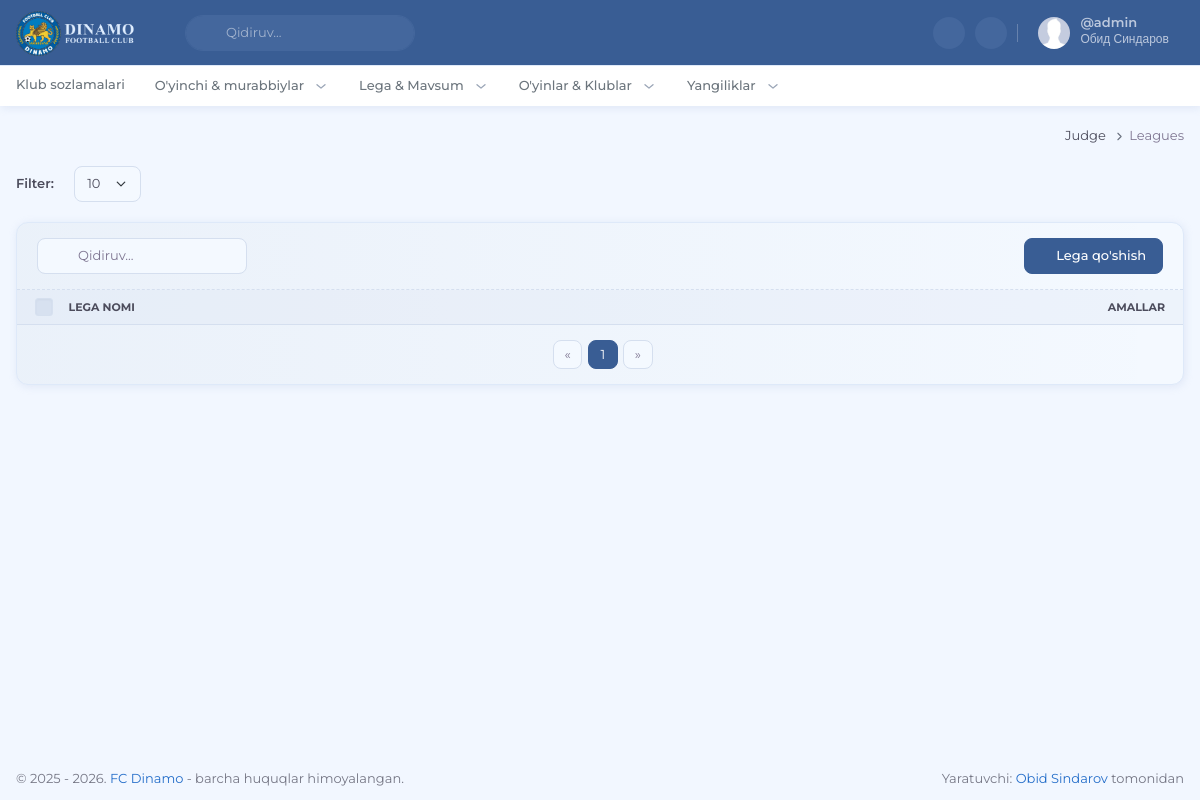
The app's page /judge/leagues (signed in) with its own data.
### apps/users/models.py (models this page shows, shortened)
class CustomUser(AbstractUser):
    pass

### apps/judge/views.py (the view, shortened to what this page needs)
# urls.py: path('leagues', views.judge_leagues, name='judge_leagues'),
@login_required
def judge_leagues(request):
    if not request.user.is_superuser:
        raise PermissionDenied
    per_page = request.GET.get('per_page', 10)
    leagues_list = League.objects.all().order_by('-id')
    leagues_list, pagination_range = paginate_queryset(leagues_list, request, per_page=per_page)
    paths = [
        {'title': 'judge', 'url': 'judge', 'args': []},
        {'title': 'leagues', 'url': 'judge_leagues', 'args': []},
    ]
    context = {
        'per_page': str(per_page),
        'pagination_range': pagination_range,
        "leagues_list": leagues_list,
        'paths': paths,
        'page_title': 'Legalarni sozlash'
    }
    context.update(get_base_context(request))
    return render(request, 'judge/seasons/leagues.html', context)

### apps/core/utils.py (called while the page is built)
def get_base_context(request):
    return {
        'current_year': datetime.now().year,
        'categorys': TeamType.objects.all().order_by('order')
    }

def get_pagination_range(current_page, total_pages, delta=1):
    range_with_dots = []
    left = current_page - delta
    right = current_page + delta + 1
    range_with_dots.append(1)
    if left > 2:
        range_with_dots.append('...')
    for i in range(max(left, 2), min(right, total_pages)):
        range_with_dots.append(i)
    if right < total_pages:
        range_with_dots.append('...')
    if total_pages > 1:
        range_with_dots.append(total_pages)
    return range_with_dots

def paginate_queryset(queryset, request, per_page=5):
    paginator = Paginator(queryset, per_page)
    page_number = request.GET.get('page')
    page_obj = paginator.get_page(page_number)
    pagination_range = get_pagination_range(page_obj.number, paginator.num_pages)
    return page_obj, pagination_range

### apps/judge/templates/judge/seasons/leagues.html (shortened to what this page needs)
{% extends "judge/judge.html" %} {% load static %} {% block title %}FC Dinamo - {{ page_title }}{% endblock title %} {% block css %} {% endblock css %}
{% block content %}
<div class="container-fluid">
    <div class="row">
        <div class="col-12">
            <div class="d-flex align-items-center gap-2 mb-3">
                <span class="me-2 fw-semibold">Filter:</span>
                <form method="get" class="d-flex gap-2">
                    <select class="form-select form-control my-1 my-md-0" name="per_page" onchange="this.form.submit()">
                        <option value="10" {% if per_page == "10" %}selected{% endif %}>10</option>
                    </select>
                </form>
            </div>
            <form method="post">
                <div data-table  data-table-rows-per-page="{{ per_page }}" class="card">
                    <div class="card-header border-light justify-content-between">
                        <div class="d-flex gap-2">
                            <div class="app-search">
                                <input data-table-search type="search" class="form-control" placeholder="Qidiruv..." />
                                <i class="ti ti-search app-search-icon text-muted"></i>
                            </div>
                        </div>
                        <div class="d-flex gap-1">
                            <a href="#!" class="btn btn-primary" data-bs-toggle="modal" data-bs-target="#addLeagueModal">
                                <i class="ti ti-plus me-1 fs-sm"></i>
                                Lega qo'shish
                            </a>
                        </div>
                    </div>
                    <div class="table-responsive">
                        <table class="table table-custom table-centered table-select table-hover w-100 mb-0">
                            <thead class="bg-light align-middle bg-opacity-25 thead-sm">
                                <tr class="text-uppercase fs-xxs">
                                    <th class="ps-3" style="width: 1%">
                                        <input data-table-select-all class="form-check-input form-check-input-light fs-14 mt-0" type="checkbox" id="select-all-products" value="option" />
                                    </th>
                                    <th data-table-sort data-column="name">Lega nomi</th>
                                    <th class="text-center" style="width: 1%">Amallar</th>
                                </tr>
                            </thead>
                        </table>
                    </div>
                    <div class="card-footer border-0">
                        <div class="d-flex justify-content-between align-items-center">
                            <ul class="pagination pagination-sm pagination-boxed mb-0 mx-auto">
                                <li class="page-item {% if not leagues_list.has_previous %}disabled{% endif %}">
                                    <a class="page-link" href="{% if leagues_list.has_previous %}?page={{ leagues_list.previous_page_number }}{% else %}#{% endif %}" aria-label="Previous">
                                        <span aria-hidden="true">&laquo;</span>
                                    </a>
                                </li>
                                {% for page in pagination_range %}
                                {% if page == '...' %}
                                <li class="page-item disabled"><span class="page-link">...</span></li>
                                {% elif page == leagues_list.number %}
                                <li class="page-item active"><a class="page-link" href="?{% if per_page %}per_page={{ per_page }}&{% endif %}page={{ page }}">{{ page }}</a></li>
                                {% else %}
                                <li class="page-item"><a class="page-link" href="?{% if per_page %}per_page={{ per_page }}&{% endif %}page={{ page }}">{{ page }}</a></li>
                                {% endif %}
                                {% endfor %}
                                <li class="page-item {% if not leagues_list.has_next %}disabled{% endif %}">
                                    <a class="page-link" href="{% if leagues_list.has_next %}?{% if per_page %}per_page={{ per_page }}&{% endif %}page={{ leagues_list.next_page_number }}{% else %}#{% endif %}" aria-label="Next">
                                        <span aria-hidden="true">&raquo;</span>
                                    </a>
                                </li>
                            </ul>
                        </div>
                    </div>
                </div>
            </form>
        </div>
    </div>
</div>
{% endblock content %}

### apps/core/templates/core/components/user-dropdown.html (shortened to what this page needs)
{% load static %}
{% if request.user.is_authenticated %}
<div id="user-dropdown-detailed" class="topbar-item nav-user">
    <div class="dropdown">
        <a class="topbar-link dropdown-toggle drop-arrow-none px-2" data-bs-toggle="dropdown" href="#!"
            aria-haspopup="false" aria-expanded="false">
            <img src="{% static 'images/user.jpg' %}" width="32" class="rounded-circle me-lg-2 d-flex"
                alt="user-image" />
            <div class="d-lg-flex align-items-center gap-1 d-none">
                <span>
                    <h5 class="my-0 lh-1 pro-username">@{{ request.user.username }}</h5>
                    <span class="fs-xs lh-1">{{ request.user.first_name }} {{ request.user.last_name }}</span>
                </span>
                <i class="ti ti-chevron-down align-middle"></i>
            </div>
        </a>
    </div>
</div>
{% endif %}

### records on screen
CustomUser: user.username "admin", user.first_name "Обид", user.last_name "Синдаров"

### other values on screen
{{ item.title|title }} "Judge"
{{ item.title|title }} "Leagues"
{{ page }} "1"
